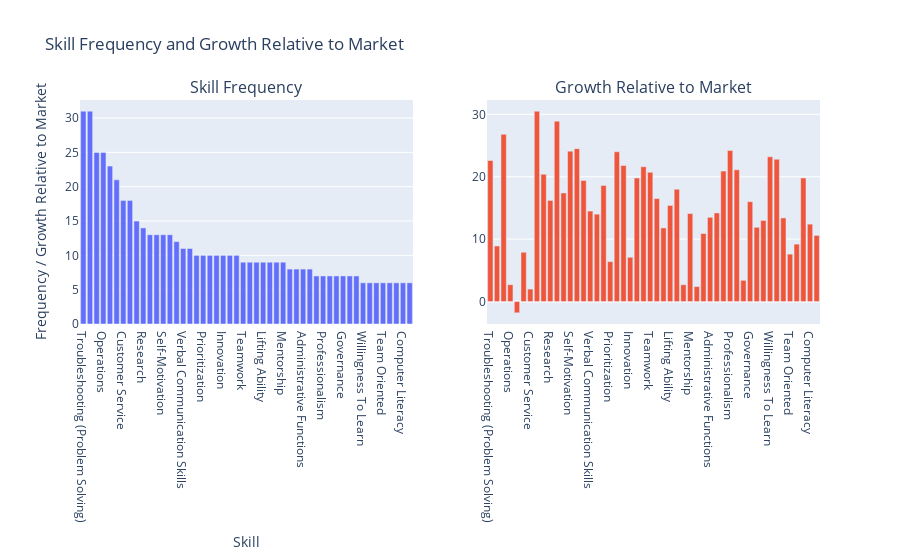

Notebook code cell kept with this figure:
### Code cell
# Create subplots
fig = make_subplots(rows=1, cols=2, subplot_titles=("Skill Frequency", "Growth Relative to Market"))

# Add trace for skill frequency
fig.add_trace(
    go.Bar(x=common_ncsa['skills'], y=specialised_ncsa['postings_prop'], name='Frequency'),
    row=1, col=1
)

# Add trace for growth relative to the market
fig.add_trace(
    go.Bar(x=common_ncsa['skills'], y=specialised_ncsa['skillgrowth_proj'], name='Growth Relative'),
    row=1, col=2
)

# Update layout
fig.update_layout(
    title='Skill Frequency and Growth Relative to Market',
    xaxis=dict(title='Skill'),
    yaxis=dict(title='Frequency / Growth Relative to Market'),
    showlegend=False  # Hide legend as it's not necessary in this case
)

# Show the figure
fig.show()

### Figure 1 — Plotly figure (JSON) as saved in the notebook; plotly's stock layout.template omitted (floating-point values rounded to 4 significant figures)
{"data": [{"name": "Frequency", "type": "bar", "x": ["Troubleshooting (Problem Solving)", "Management", "Communication", "Operations", "Problem Solving", "Information Technology", "Customer Service", "Planning", "Writing", "Research", "Detail Oriented", "Leadership", "Self-Motivation", "Interpersonal Communications", "Microsoft Office", "Verbal Communication Skills", "Coordinating", "Microsoft Windows", "Prioritization", "Multitasking", "Time Management", "Innovation", "Microsoft Excel", "Organizational Skills", "Teamwork", "Mathematics", "Security Policies", "Lifting Ability", "Presentations", "Analytical Skills", "Mentorship", "Scheduling", "Microsoft Outlook", "Administrative Functions", "Critical Thinking", "Microsoft PowerPoint", "Professionalism", "Consulting", "Ability To Meet Deadlines", "Governance", "English Language", "Decision Making", "Willingness To Learn", "Collaboration", "Wireless Communications", "Team Oriented", "Accountability", "Sales", "Computer Literacy", "Quality Assurance"], "xaxis": "x", "y": [31, 31, 25, 25, 23, 21, 18, 18, 15, 14.0, 13, 13, 13, 13, 12, 11, 11, 10, 10, 10, 10, 10, 10, 10, 9, 9, 9, 9, 9, 9, 9, 8, 8, 8, 8, 7.0, 7.0, 7.0, 7.0, 7.0, 7.0, 7.0, 6, 6, 6, 6, 6, 6, 6, 6], "yaxis": "y"}, {"name": "Growth Relative", "type": "bar", "x": ["Troubleshooting (Problem Solving)", "Management", "Communication", "Operations", "Problem Solving", "Information Technology", "Customer Service", "Planning", "Writing", "Research", "Detail Oriented", "Leadership", "Self-Motivation", "Interpersonal Communications", "Microsoft Office", "Verbal Communication Skills", "Coordinating", "Microsoft Windows", "Prioritization", "Multitasking", "Time Management", "Innovation", "Microsoft Excel", "Organizational Skills", "Teamwork", "Mathematics", "Security Policies", "Lifting Ability", "Presentations", "Analytical Skills", "Mentorship", "Scheduling", "Microsoft Outlook", "Administrative Functions", "Critical Thinking", "Microsoft PowerPoint", "Professionalism", "Consulting", "Ability To Meet Deadlines", "Governance", "English Language", "Decision Making", "Willingness To Learn", "Collaboration", "Wireless Communications", "Team Oriented", "Accountability", "Sales", "Computer Literacy", "Quality Assurance"], "xaxis": "x2", "y": [22.6, 8.9, 26.8, 2.7, -1.8, 7.9, 2, 30.5, 20.4, 16.2, 28.9, 17.4, 24.1, 24.5, 19.4, 14.5, 14.0, 18.6, 6.4, 24, 21.8, 7.1, 19.8, 21.6, 20.7, 16.5, 11.8, 15.4, 18, 2.7, 14.1, 2.4, 10.9, 13.5, 14.2, 20.9, 24.2, 21.1, 3.4, 16, 11.9, 13, 23.2, 22.8, 13.4, 7.6, 9.2, 19.8, 12.4, 10.6], "yaxis": "y2"}], "layout": {"annotations": [{"font": {"size": 16}, "showarrow": false, "text": "Skill Frequency", "x": 0.225, "xanchor": "center", "xref": "paper", "y": 1, "yanchor": "bottom", "yref": "paper"}, {"font": {"size": 16}, "showarrow": false, "text": "Growth Relative to Market", "x": 0.775, "xanchor": "center", "xref": "paper", "y": 1, "yanchor": "bottom", "yref": "paper"}], "autosize": true, "showlegend": false, "title": {"text": "Skill Frequency and Growth Relative to Market"}, "xaxis": {"anchor": "y", "autorange": true, "domain": [0, 0.45], "range": [-0.5, 49.5], "title": {"text": "Skill"}, "type": "category"}, "xaxis2": {"anchor": "y2", "autorange": true, "domain": [0.55, 1], "range": [-0.5, 49.5], "type": "category"}, "yaxis": {"anchor": "x", "autorange": true, "domain": [0, 1], "range": [0, 32.63], "title": {"text": "Frequency / Growth Relative to Market"}, "type": "linear"}, "yaxis2": {"anchor": "x2", "autorange": true, "domain": [0, 1], "range": [-3.594, 32.29], "type": "linear"}}}
